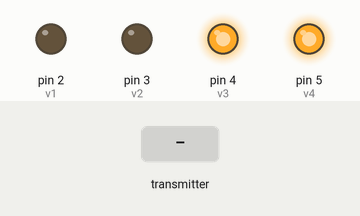
Simulated run of this sketch. Board: Arduino Uno, built with avr-gcc and run on an emulated ATmega328P. Shown: output pins drawn as LEDs (lit = HIGH). The inputs (shaded band) are chosen by the test bench. The local clock reads 2024-03-15 10:24:30 at power-on unless the sketch sets it; no radio packets arrive unless stated; pins used as bus, display or sensor lines are not drawn; what the sketch prints to the serial monitor is not drawn.

Above: at 0.1 s.
At 0.93 s:
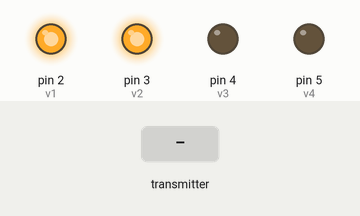
At 1.8 s:
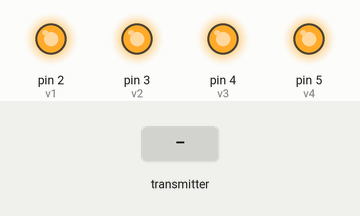
1.9 s: the transmitter starts sending c.0 = 1023
3.8 s: the transmitter starts sending c.1 = 1023
5.7 s: the transmitter starts sending c.2 = 1023
Timing chart, 0 to 8.7 s (numbered marks = the images above; inputs shaded):
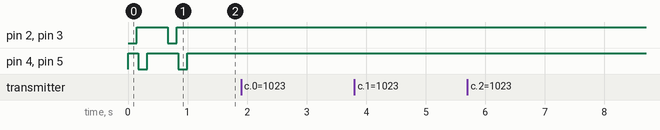

Measured:
- after the input at 1.9 s, every drawn part: stays the same
- after the input at 3.8 s, every drawn part: stays the same
- after the input at 5.7 s, every drawn part: stays the same
- by itself, pin 4 (v3), pin 5 (v4): alternates HIGH for 0.52 s and LOW for 0.15 s

The sketch:

ECU.ino
```cpp
#include <SPI.h>
#include <nRF24L01.h>
#include <RF24.h>
#include <DS3231.h>
#include <EEPROM.h>
DS3231 RTC;
#define v1 2
#define v2 3
#define v3 4
#define v4 5
#define power1 9   //d2, d3
#define power2 10  //d4, d5
const int del = 100;
RF24 radio(7, 8);  // CE, CSN
const byte address[6] = "122222";
int valv[4][3];
int oldsec = 0;
bool h12 = false;
bool hPM = false;
bool states[4];
bool oldstates[4];
long unsigned int timers[4];
bool overwrite = false;
void setup() {

  pinMode(v1, OUTPUT);
  pinMode(v2, OUTPUT);
  pinMode(v3, OUTPUT);
  pinMode(v4, OUTPUT);
  pinMode(power1, OUTPUT);
  pinMode(power2, OUTPUT);


  digitalWrite(v1, true);
  digitalWrite(v2, true);
  digitalWrite(v3, true);
  digitalWrite(v4, true);
  digitalWrite(power1, false);
  digitalWrite(power2, false);

changeState(true, true, true, true);
changeState(false, false, false, false);

  Wire.begin();
  Serial.begin(9600);
  radio.begin();
  radio.setPALevel(RF24_PA_MIN);
  radio.openWritingPipe(address);
  radio.stopListening();
  setradio(true);


  for (int i = 0; i < 4; i++) {
    states[i] = false;
    oldstates[i] = false;
    timers[i] = 0;
  }

  bool mode12 = false;  // use 12-hour clock mode

}

void loop() {
  if (!overwrite) checker();
  if (oldsec != RTC.getSecond()) {
    oldsec = RTC.getSecond();

    setradio(false);
    String time = righttime(int(RTC.getHour(h12, hPM)), int(RTC.getMinute()), int(RTC.getSecond()));
    char sender[8] = "        ";
    for (int i = 0; i < 8; i++) sender[i] = time.charAt(i);
    radio.write(&sender, sizeof(sender));
    setradio(true);
  }
  char request[3] = "";
  if (radio.available()) {
    setradio(true);
    char c[3] = "   ";
    radio.read(&c, sizeof(c));
    Serial.println(c);
    if (c[0] == '1') {  //config
      for (int i = 0; i < 4; i++) {
        for (int x = 0; x < 3; x++) {
          while (!radio.available()) {}
          radio.read(&c, sizeof(c));
          String converted = "";
          converted.concat(c[0]);
          converted.concat(c[1]);
          converted.concat(c[2]);
          valv[i][x] = converted.toInt();
        }
      }
      int y = 0;
      for (int i = 0; i < 4; i++) {
        for (int x = 0; x < 3; x++) {

          Serial.print(valv[i][x]);
          EEPROM.write(y, valv[i][x]);
          y++;
        }
      }

    } else if (c[0] == '0') {  //manual
      overwrite = true;
      while (!radio.available()) {}

      if (radio.available()) {
        char text[6] = "";
        radio.read(&text, sizeof(text));
        String str = "";
        str.concat(text[0]);
        char ch = str.charAt(0);
        int nvalv = ch - '0';
        bool state = false;
        if (text[1] == '1') state = true;
        Serial.print("Valvola ");
        Serial.print(nvalv);
        Serial.print(": ");
        Serial.println(state);
        // digitalWrite(nvalv + 2, !state);
        states[nvalv] = !state;
        sendvalv();
      }
    } else if (c[0] == '2') overwrite = false;
    else if (c[0] == '3') {
      while (!radio.available()) {}
      char hhmm[] = "     ";
      radio.read(&hhmm, sizeof(hhmm));
      String strhh = "";
      String strmm = "";
      strhh.concat(hhmm[0]);
      strhh.concat(hhmm[1]);
      strmm.concat(hhmm[2]);
      strmm.concat(hhmm[3]);
      int hh = strhh.toInt();
      int mm = strmm.toInt();
      RTC.setMinute(mm);
      RTC.setHour(hh);
      RTC.setSecond(0);
      Serial.println(hh);
      Serial.println(mm);
    }
  }

}
void setradio(bool r) {
  if (r) {
    radio.openReadingPipe(0, address);
    radio.startListening();
  } else {
    radio.stopListening();
  }
}

String righttime(int hh, int mm, int ss) {
  String str = "";

  if (hh < 10) str = str + "0";
  str.concat(hh);

  str.concat(":");
  if (mm < 10) str = str + "0";
  str.concat(mm);

  str.concat(":");
  if (ss < 10) str = str + "0";
  str.concat(ss);

  return str;
}
void checker() {
  int y = 0;
  int totalm = 0;
  int realm = 0;
  for (int i = 0; i < 4; i++) {
    totalm = EEPROM.read(y) * 60 + EEPROM.read(y + 1);
    realm = RTC.getHour(h12, hPM) * 60 + RTC.getMinute();
    if (realm >= totalm && realm < totalm + EEPROM.read(y + 2) && EEPROM.read(y + 2) > 0) states[i] = false;
    else states[i] = true;
    y += 3;
  }

  sendvalv();
}

void changeState(bool s1, bool s2, bool s3, bool s4) {
  digitalWrite(v1, !s1);
  digitalWrite(v2, !s2);
  delay(del/4);

  digitalWrite(power1, true);
  delay(del);
  digitalWrite(power1, false);
  delay(del/4);

  digitalWrite(v1, !false);
  digitalWrite(v2, !false);
  delay(del/4);

  digitalWrite(v3, !s3);
  digitalWrite(v4, !s4);
  delay(del/4);

  digitalWrite(power2, true);
  delay(del);
  digitalWrite(power2, false);
  delay(del/4);

  digitalWrite(v3, !false);
  digitalWrite(v4, !false);
}
void sendvalv() {
  bool control = false;
  for (int i = 0; i < 4; i++) {
    if (oldstates[i] != states[i]) {
      oldstates[i] = states[i];
      control = true;
    }
  }
  if (control) changeState(states[0], states[1], states[2], states[3]);
}
```
